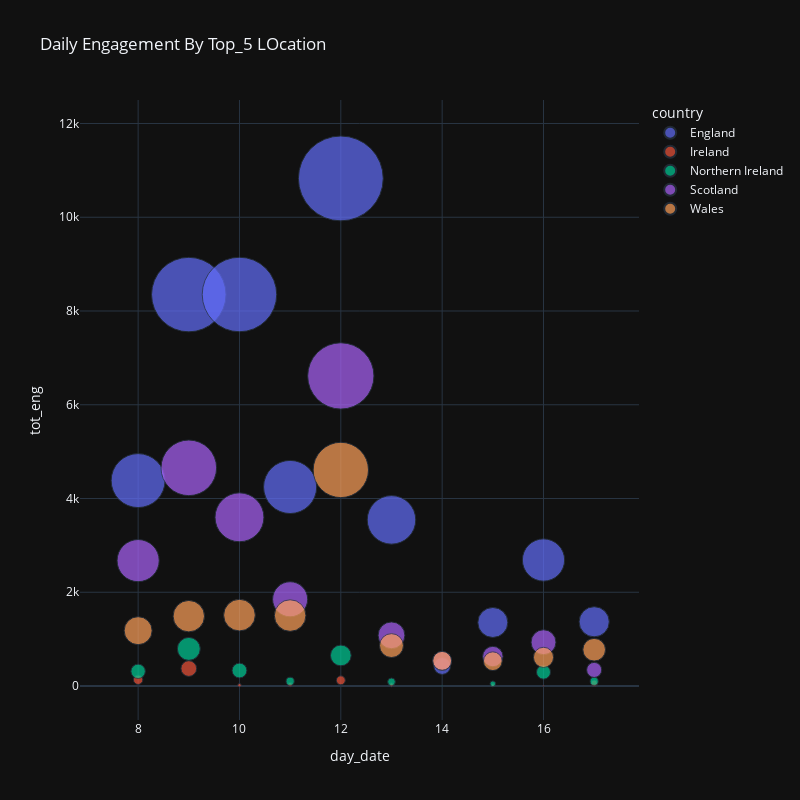

Notebook code cell kept with this figure:
### Code cell
#chart daily engagement by location 

fig = px.scatter(d_eng,
                 x='day_date',
                 y='tot_eng',
                 template = 'plotly_dark',
                 color='country',
                 size_max = 60,
                 size='tot_eng',
                 height = 800,
                 width = 800,
                 title='Daily Engagement By Top_5 LOcation')
fig.show()

### Figure 1 — Plotly figure (JSON) as saved in the notebook; plotly's stock layout.template omitted (floating-point values rounded to 4 significant figures)
{"data": [{"hovertemplate": "country=England<br>day_date=%{x}<br>tot_eng=%{marker.size}<extra></extra>", "legendgroup": "England", "marker": {"color": "#636efa", "size": [4382, 8350, 8352, 4246, 10828, 3544, 427, 1355, 2688, 1370], "sizemode": "area", "sizeref": 3.008, "symbol": "circle"}, "mode": "markers", "name": "England", "orientation": "v", "showlegend": true, "type": "scatter", "x": [8, 9, 10, 11, 12, 13, 14, 15, 16, 17], "xaxis": "x", "y": [4382, 8350, 8352, 4246, 10828, 3544, 427, 1355, 2688, 1370], "yaxis": "y"}, {"hovertemplate": "country=Ireland<br>day_date=%{x}<br>tot_eng=%{marker.size}<extra></extra>", "legendgroup": "Ireland", "marker": {"color": "#EF553B", "size": [133, 372, 18, 31, 121, 25, 0, 16, 4, 60], "sizemode": "area", "sizeref": 3.008, "symbol": "circle"}, "mode": "markers", "name": "Ireland", "orientation": "v", "showlegend": true, "type": "scatter", "x": [8, 9, 10, 11, 12, 13, 14, 15, 16, 17], "xaxis": "x", "y": [133, 372, 18, 31, 121, 25, 0, 16, 4, 60], "yaxis": "y"}, {"hovertemplate": "country=Northern Ireland<br>day_date=%{x}<br>tot_eng=%{marker.size}<extra></extra>", "legendgroup": "Northern Ireland", "marker": {"color": "#00cc96", "size": [313, 792, 330, 101, 652, 89, 3, 48, 295, 100], "sizemode": "area", "sizeref": 3.008, "symbol": "circle"}, "mode": "markers", "name": "Northern Ireland", "orientation": "v", "showlegend": true, "type": "scatter", "x": [8, 9, 10, 11, 12, 13, 14, 15, 16, 17], "xaxis": "x", "y": [313, 792, 330, 101, 652, 89, 3, 48, 295, 100], "yaxis": "y"}, {"hovertemplate": "country=Scotland<br>day_date=%{x}<br>tot_eng=%{marker.size}<extra></extra>", "legendgroup": "Scotland", "marker": {"color": "#ab63fa", "size": [2675, 4654, 3599, 1850, 6615, 1081, 536, 628, 934, 343], "sizemode": "area", "sizeref": 3.008, "symbol": "circle"}, "mode": "markers", "name": "Scotland", "orientation": "v", "showlegend": true, "type": "scatter", "x": [8, 9, 10, 11, 12, 13, 14, 15, 16, 17], "xaxis": "x", "y": [2675, 4654, 3599, 1850, 6615, 1081, 536, 628, 934, 343], "yaxis": "y"}, {"hovertemplate": "country=Wales<br>day_date=%{x}<br>tot_eng=%{marker.size}<extra></extra>", "legendgroup": "Wales", "marker": {"color": "#FFA15A", "size": [1180, 1490, 1512, 1503, 4609, 862, 537, 529, 611, 774], "sizemode": "area", "sizeref": 3.008, "symbol": "circle"}, "mode": "markers", "name": "Wales", "orientation": "v", "showlegend": true, "type": "scatter", "x": [8, 9, 10, 11, 12, 13, 14, 15, 16, 17], "xaxis": "x", "y": [1180, 1490, 1512, 1503, 4609, 862, 537, 529, 611, 774], "yaxis": "y"}], "layout": {"height": 800, "legend": {"itemsizing": "constant", "title": {"text": "country"}, "tracegroupgap": 0}, "title": {"text": "Daily Engagement By Top_5 LOcation"}, "width": 800, "xaxis": {"anchor": "y", "domain": [0, 1], "title": {"text": "day_date"}}, "yaxis": {"anchor": "x", "domain": [0, 1], "title": {"text": "tot_eng"}}}}
